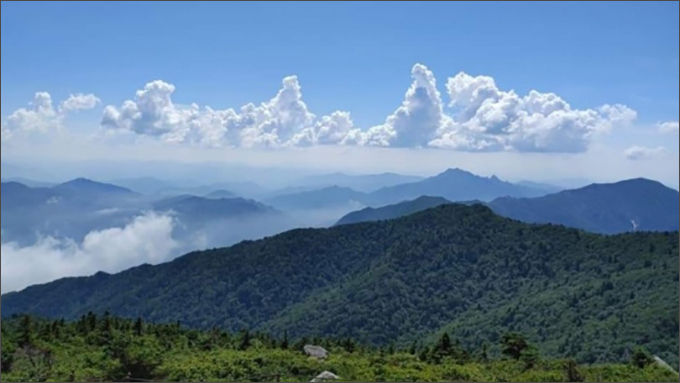
#> input picture san.jpg, 680 x 383 px, given in place of monitoring_720p.avi, which was not available
$ jupyter execute chap162.ipynb   (text cells are left out)
#> lines starting #> are read from the running program, lines starting #| are printed output that depends on the picture; after the words box and inside, x2 and y2 are one past the last pixel; in counts of white or black regions, pixels touching at a corner belong together; pictures that were not available may be replaced by others from this repository, and a replacement may not be noted
[cell 1]
import numpy as np
import cv2

[cell 2]
cap = cv2.VideoCapture('monitoring_720p.avi')

[cell 3]
# params for ShiTomasi corner detection
n = 500
feature_params = dict( maxCorners = n, qualityLevel = 0.3, minDistance = 7, blockSize = 7)

[cell 4]
# Parameters for lucas kanade optical flow
lk_params = dict( winSize = (21,21), maxLevel = 2,
    criteria = (cv2.TERM_CRITERIA_EPS | cv2.TERM_CRITERIA_COUNT, 10, 0.03))

[cell 5]
# Create some random colors
color = np.random.randint(0,255,(n,3))

[cell 6]
# Take first frame and find corners in it
ret, old_frame = cap.read()
#> old_frame is the input picture: shape (383, 680, 3); mean B, G, R 152.9, 125.9, 97.8
old_gray = cv2.cvtColor(old_frame, cv2.COLOR_BGR2GRAY)
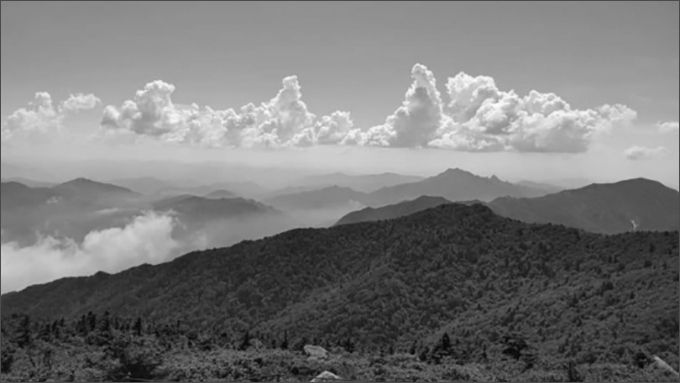
#> old_gray: shape (383, 680); min 2, max 254, mean 120.6
p0 = cv2.goodFeaturesToTrack(old_gray, mask = None, **feature_params)
#> p0 = 32 rows, first 8: [2, 292], [677, 189], [412, 351], [306, 347], [307, 354], [324, 354], [2, 2], [450, 79]

[cell 7]
# Create a mask image for drawing purposes
mask = np.zeros_like(old_frame)

[cell 8]
while(1):
    ret,frame = cap.read()
    frame_gray = cv2.cvtColor(frame, cv2.COLOR_BGR2GRAY)

    # calculate optical flow
    p1, st, err = cv2.calcOpticalFlowPyrLK(old_gray, frame_gray, p0, None, **lk_params)
#> p1 has the same summary as p0; st = 32 values from 1 to 1; err = 32 values from 0 to 0

    # Select good points
    good_new = p1[st==1]
#> good_new = 32 pairs, first value 2 to 677, second value 2 to 378
    good_old = p0[st==1]
#> good_old has the same summary as good_new

    # draw the tracks
    for i,(new,old) in enumerate(zip(good_new,good_old)):
        a,b = new.ravel()
        c,d = old.ravel()
        mask = cv2.line(mask, (int(a),int(b)),(int(c),int(d)), color[i].tolist(), 2)
        frame = cv2.circle(frame,(int(a),int(b)),5,color[i].tolist(),-1)
#> this loop made 32 passes
#> (a, b, c, d) on passes 1 to 12: (2, 292, 2, 292), (677, 189, 677, 189), (412, 351, 412, 351), (306, 347, 306, 347), (307, 354, 307, 354), (324, 354, 324, 354), (2, 2, 2, 2), (450, 79, 450, 79), (442, 358, 442, 358), (325, 373, 325, 373), (677, 2, 677, 2), (72, 372, 72, 372)
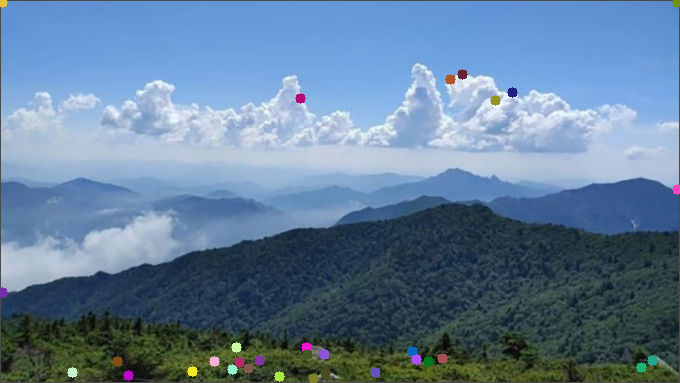
#> frame: shape (383, 680, 3); mean B, G, R 153.2, 126, 98.3
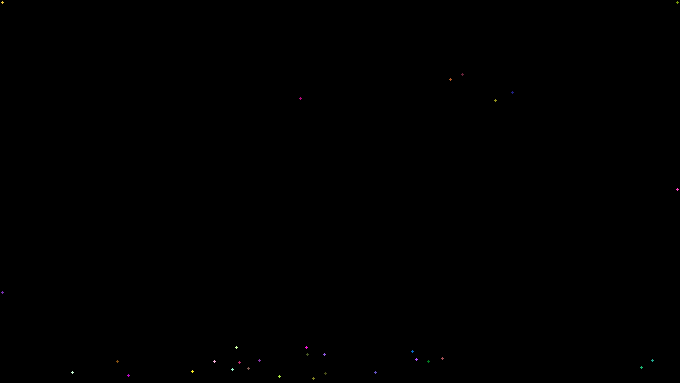
#> mask: shape (383, 680, 3); mean of channels 0, 1, 2 0.1, 0.1, 0.1; drawn as B, G, R

    img = cv2.add(frame,mask)
    cv2.imshow('frame',img)
    k = cv2.waitKey(30) & 0xff
#> (key Esc is pressed here)
    if k == 27:
        break
    # Now update the previous frame and previous points
    old_gray = frame_gray.copy()
    p0 = good_new.reshape(-1,1,2)
cv2.destroyAllWindows()
cap.release()

[cell 9]
import cv2
import numpy as np

[cell 10]
cap = cv2.VideoCapture('monitoring_720p.avi')

[cell 11]
ret, frame1 = cap.read()
prvs = cv2.cvtColor(frame1,cv2.COLOR_BGR2GRAY)
hsv = np.zeros_like(frame1)
hsv[...,1] = 255

[cell 12]
while(1):
    ret, frame2 = cap.read()
    next = cv2.cvtColor(frame2,cv2.COLOR_BGR2GRAY)
    flow = cv2.calcOpticalFlowFarneback(prvs,next, None, 0.5, 3, 15, 3, 5, 1.2, 0)
    mag, ang = cv2.cartToPolar(flow[...,0], flow[...,1])
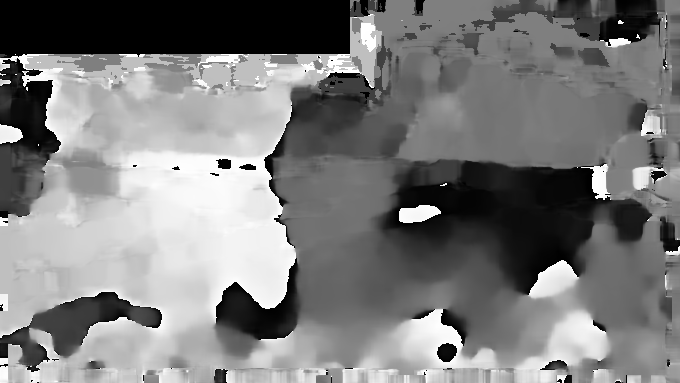
#> ang: shape (383, 680) float32; min 0, max 6.28, mean 3.08; drawn with min black and max white
    hsv[...,0] = ang*180/np.pi/2
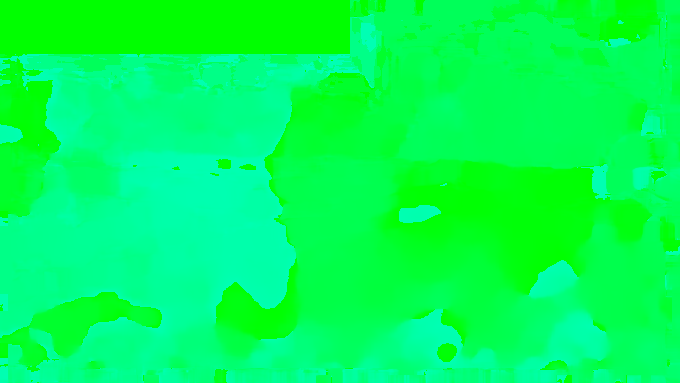
#> hsv: shape (383, 680, 3); mean of channels 0, 1, 2 87.8, 255, 0; drawn as B, G, R
    hsv[...,2] = cv2.normalize(mag,None,0,255,cv2.NORM_MINMAX)
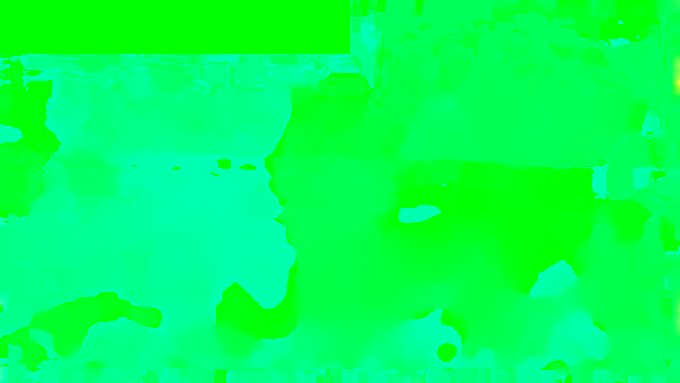
#> hsv: shape (383, 680, 3); 0.97% of pixels changed, all inside (x1, y1, x2, y2) = (0, 0, 680, 383); drawn as B, G, R
    rgb = cv2.cvtColor(hsv,cv2.COLOR_HSV2BGR)
    #rgb = cv2.resize(rgb, (640, 360))
    #frame2 = cv2.resize(frame2, (640, 360))
    cv2.imshow('frame1',rgb)
    cv2.imshow('frame2',frame2)
    k = cv2.waitKey(30) & 0xff
#> (key Esc is pressed here)
    if k == 27:
        break
    elif k == ord('s'):
        cv2.imwrite('opticalfb.png',frame2)
        cv2.imwrite('opticalhsv.png',rgb)
    prvs = next
cap.release()
cv2.destroyAllWindows()
